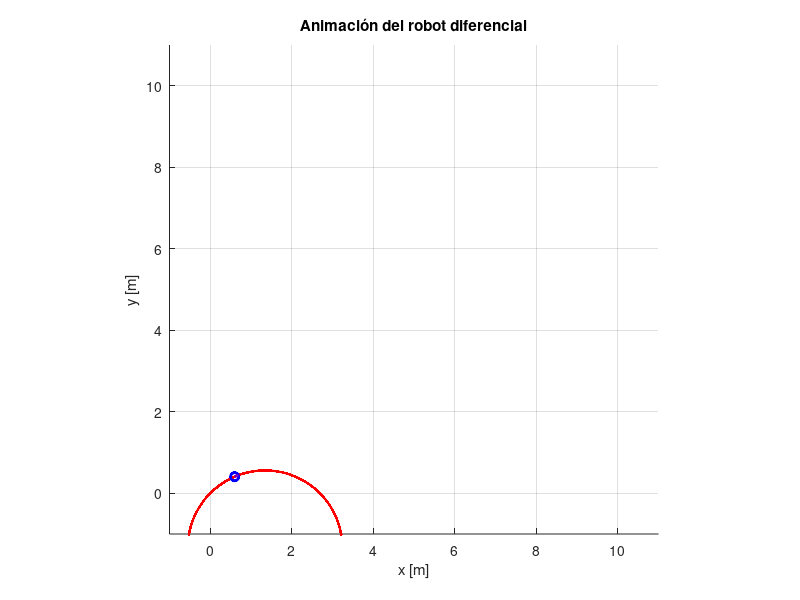

This figure's MATLAB source: (Note: this script raises an error after producing the figure.)
clear; clc;

% Parámetros físicos
r = 0.05;     % radio rueda [m]
L = 0.30;     % separación entre ruedas [m]
dt = 0.01;    % paso [s]
T  = 10;      % tiempo total [s]
t  = 0:dt:T;
N  = length(t); 

%% Velocidades de las ruedas
wL = 27.28 * ones(1, N);
wR = 23.28 * ones(1, N);   % derecha más rápida → curva

%% Cinemática del cuerpo
v     = r/2 * (wR + wL);        % velocidad lineal
omega = r/L * (wR - wL);        % velocidad angular

% Inicialización

% Vectores que guardan la pose en cada instante de tiempo
x = zeros(1, N); 
y = zeros(1, N); 
th = zeros(1, N);

% Pose inicial
x(1) = 0; 
y(1) = 0; 
th(1) = pi/4; %orientación medido desde eje x+

% Integración de Euler :( perdon
for k = 1:N-1
    x(k+1)  = x(k) + v(k)*cos(th(k))*dt;
    y(k+1)  = y(k) + v(k)*sin(th(k))*dt;
    th(k+1) = th(k) + omega(k)*dt;
end



%% Animación
figure;
axis equal; grid on;
xlim([-1 11]); ylim([-1 11]);
xlabel('x [m]'); ylabel('y [m]');
title('Animación del robot diferencial');
hold on;

% Inicializar gráficos
traj_plot = plot(x(1), y(1), 'r', 'LineWidth', 1.5);         % trayectoria
robot_circle_plot = plot(NaN, NaN, 'b', 'LineWidth', 2);     % cuerpo
robot_heading_plot = plot(NaN, NaN, '-', 'Color', [0.5 0 0.8], 'LineWidth', 2); % orientación naranja

% Forma del robot
theta_circle = linspace(0, 2*pi, 30);
radius = 0.1;
circle_x = radius * cos(theta_circle);
circle_y = radius * sin(theta_circle);
heading_len = 0.1;  % más corto
heading_x = [0, heading_len];
heading_y = [0, 0];

for k = 1:20:N
    % Pose actual
    xk = x(k);
    yk = y(k);
    thk = th(k);

    R_theta = [cos(thk), -sin(thk); sin(thk), cos(thk)];

    % Círculo
    circ = R_theta * [circle_x; circle_y] + [xk; yk];
    set(robot_circle_plot, 'XData', circ(1,:), 'YData', circ(2,:));

    % Flecha orientación
    heading = R_theta * [heading_x; heading_y] + [xk; yk];
    set(robot_heading_plot, 'XData', heading(1,:), 'YData', heading(2,:));

    % Trazo
    set(traj_plot, 'XData', x(1:k), 'YData', y(1:k));

    drawnow;
    pause(dt * 1);
end
%% Calcular RMSE

% Tiempos reales desde el CSV
t_real = datos{:,1};

% Rango válido (evita extrapolación fuera de la referencia)
valid_idx = t_real >= t(1) & t_real <= t(end);
t_real_valid = t_real(valid_idx);

% Interpolar trayectoria de referencia en esos tiempos válidos
x_d_interp = interp1(t, x_d, t_real_valid, 'linear');
y_d_interp = interp1(t, y_d, t_real_valid, 'linear');

% Extraer trayectoria real en los mismos puntos
x_real = x(valid_idx);
y_real = y(valid_idx);

% Asegurarse de que todos los vectores son columna
x_real     = x_real(:);
y_real     = y_real(:);
x_d_interp = x_d_interp(:);
y_d_interp = y_d_interp(:);

% Calcular error punto a punto
e = sqrt((x_real - x_d_interp).^2 + (y_real - y_d_interp).^2);

% Calcular RMSE (valor único)
rmse = sqrt(mean(e.^2));

% Mostrar en consola
fprintf('RMSE de la trayectoria: %.4f metros\n', rmse);

% Añadir como texto en el gráfico (opción más segura que annotation)
text(min(x), min(y) - 0.1, sprintf('RMSE = %.4f m', rmse), ...
     'FontSize', 11, 'BackgroundColor', 'w');
%% RMSE de forma 

N_uniform = 1000;

% --- Real: [x, y] ---
xy_real = [x(:), y(:)];
d_real = [0; cumsum(sqrt(sum(diff(xy_real).^2, 2)))];
d_real = d_real / d_real(end);  % normalizar a [0,1]
[~, idx_unique_real] = unique(d_real);
d_real = d_real(idx_unique_real);
xy_real = xy_real(idx_unique_real, :);
xy_real_uniform = interp1(d_real, xy_real, linspace(0,1,N_uniform), 'linear');

% --- Referencia: [x_d, y_d] ---
xy_ref = [x_d(:), y_d(:)];
d_ref = [0; cumsum(sqrt(sum(diff(xy_ref).^2, 2)))];
d_ref = d_ref / d_ref(end);
[~, idx_unique_ref] = unique(d_ref);
d_ref = d_ref(idx_unique_ref);
xy_ref = xy_ref(idx_unique_ref, :);
xy_ref_uniform = interp1(d_ref, xy_ref, linspace(0,1,N_uniform), 'linear');

% --- Centrar ambas trayectorias (quitar desplazamiento)
xy_real_centered = xy_real_uniform - mean(xy_real_uniform);
xy_ref_centered  = xy_ref_uniform  - mean(xy_ref_uniform);

% --- Alinear por rotación (mínimo error cuadrático, sin escala)
H = xy_real_centered' * xy_ref_centered;
[U, ~, V] = svd(H);
R = V * U';
xy_real_aligned = (R * xy_real_centered')';

% --- Calcular error de forma
e_forma = sqrt(sum((xy_real_aligned - xy_ref_centered).^2, 2));
rmse_forma = sqrt(mean(e_forma.^2));

% Mostrar
fprintf('RMSE de forma (sin tiempo, offset ni rotación): %.4f metros\n', rmse_forma);
